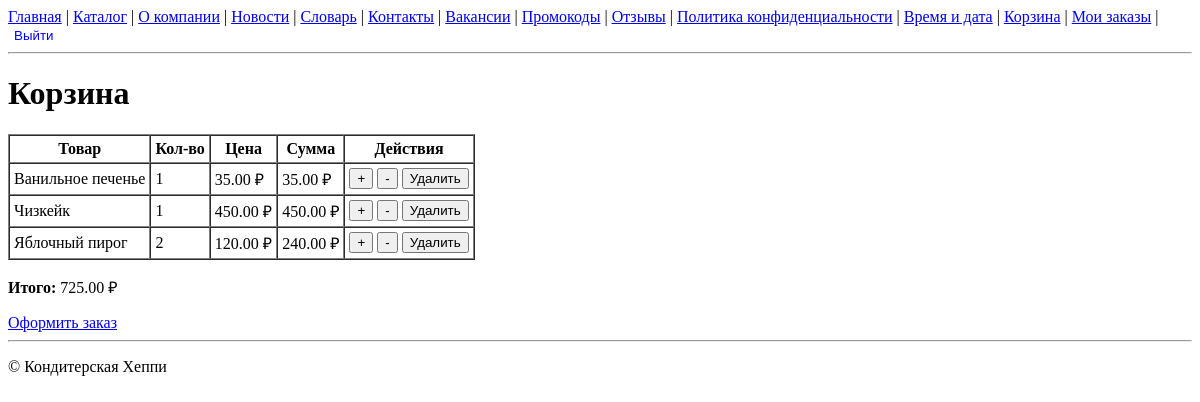
The app's page /cart/ (signed in), older data.
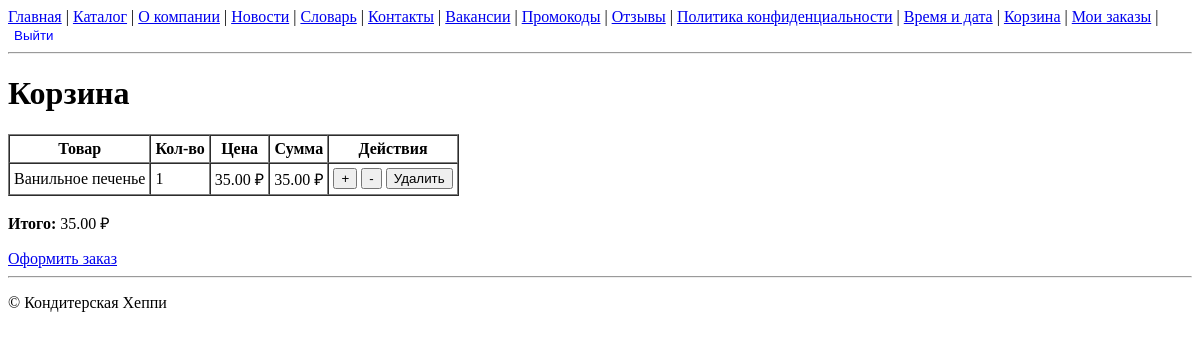
The same page, newer data.
### shop/models.py (models this page shows, shortened)
class OrderItem(models.Model):
    order   = models.ForeignKey(Order, on_delete=models.CASCADE, related_name='items')
    product = models.ForeignKey(Product, on_delete=models.PROTECT)
    quantity= models.PositiveIntegerField(validators=[MinValueValidator(1)])
    def line_total(self):
        return self.product.price * self.quantity

class Product(models.Model):
    code = models.CharField(max_length=20, unique=True)
    name = models.CharField(max_length=150)
    product_type = models.ForeignKey(ProductType, on_delete=models.PROTECT, related_name='products')
    price = models.DecimalField(max_digits=8, decimal_places=2, validators=[MinValueValidator(0)])
    in_production = models.BooleanField(default=True)

class Order(models.Model):
    STATUS_CHOICES = [
        ('cart', 'Корзина'),
        ('placed', 'Оформлен'),
        ('paid', 'Оплачен'),
    ]
    client      = models.ForeignKey(Client, on_delete=models.CASCADE, related_name='orders')
    created_at  = models.DateTimeField(auto_now_add=True)
    total_price = models.DecimalField(max_digits=10, decimal_places=2, default=0)
    status = models.CharField(max_length=10, choices=STATUS_CHOICES, default='cart')

### shop/views.py (the view)
# urls.py: re_path(r'^cart/$', views.CartDetailView.as_view(), name='cart_detail'),
class CartDetailView(LoginRequiredMixin, TemplateView):
    template_name = 'shop/cart_detail.html'
    def get_context_data(self, **kwargs):
        ctx = super().get_context_data(**kwargs)
        client = self.request.user.client_profile
        order = Order.objects.filter(client=client, status='cart').first()
        ctx['order'] = order
        return ctx

### shop/templates/shop/cart_detail.html (shortened to what this page needs)
{% extends 'base.html' %}
{% block content %}
<h1>Корзина</h1>
{% if order and order.items.all %}
  <table border="1" cellpadding="4" cellspacing="0">
    <tr>
      <th>Товар</th>
      <th>Кол-во</th>
      <th>Цена</th>
      <th>Сумма</th>
      <th>Действия</th>
    </tr>
    {% for item in order.items.all %}
    <tr>
      <td>{{ item.product.name }}</td>
      <td>{{ item.quantity }}</td>
      <td>{{ item.product.price }} ₽</td>
      <td>{{ item.line_total }} ₽</td>
      <td>
        <form method="post" action="{% url 'shop:update_cart_item' item.pk %}">
          <button name="action" value="inc">+</button>
          <button name="action" value="dec">-</button>
          <button name="action" value="del">Удалить</button>
        </form>
      </td>
    </tr>
    {% endfor %}
  </table>
  <p><strong>Итого:</strong> {{ order.total_price }} ₽</p>
  <form method="post" action="{% url 'shop:checkout' %}">
    <a href="{% url 'shop:checkout' %}">Оформить заказ</a>
  </form>
{% else %}
  <p>Корзина пуста.</p>
{% endif %}
{% endblock %}

Row changes from the older to the newer data that the page shows:
no longer on this page (row unchanged): OrderItem: product.name "Чизкейк", quantity "1", product.price "450.00", line_total "450.00"
no longer on this page (row unchanged): OrderItem: product.name "Яблочный пирог", quantity "2", product.price "120.00", line_total "240.00"
no longer on this page (row edited): Order: total_price "725.00"
added Order: total_price "35.00"
